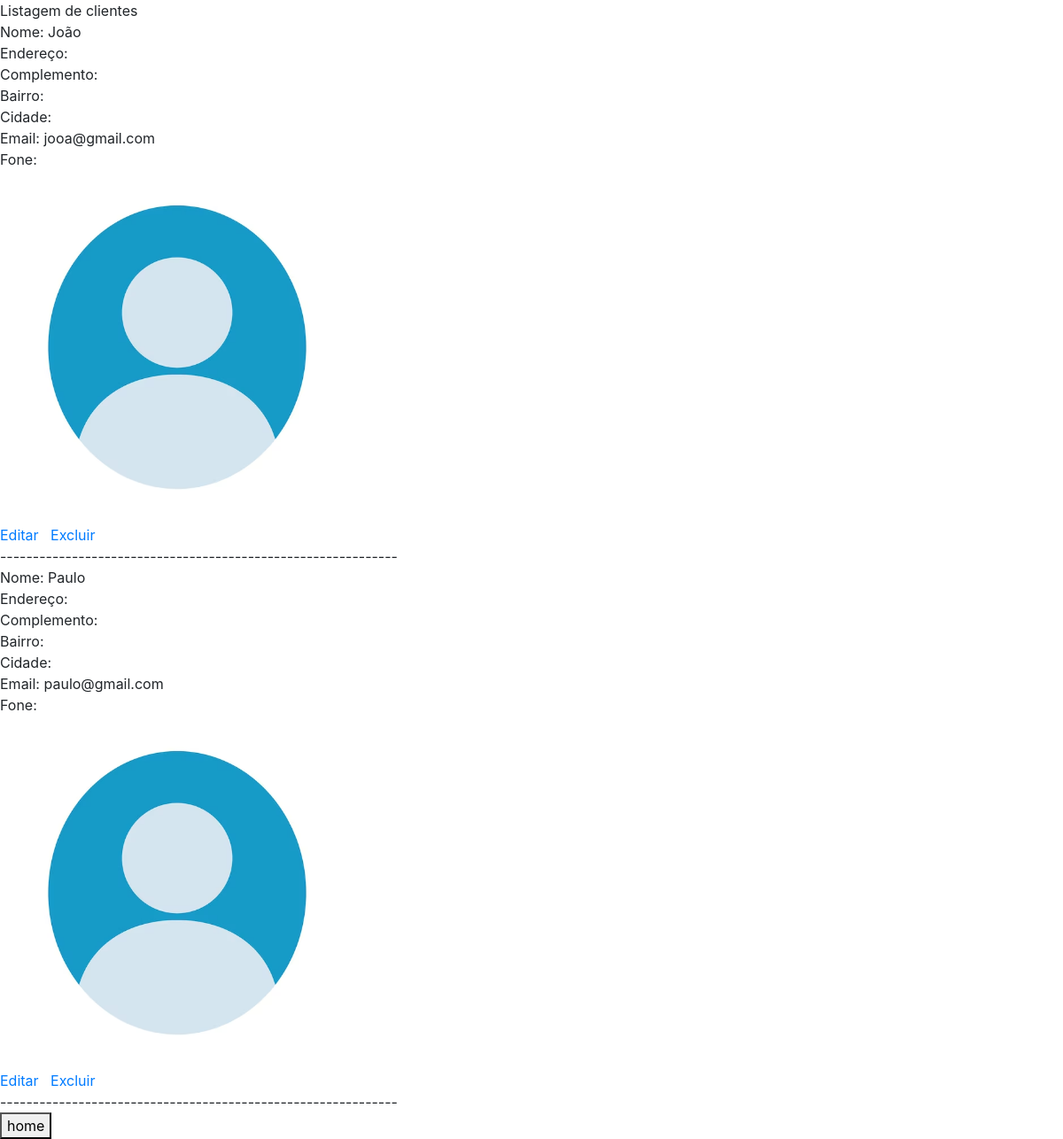
The app's page /listagem_clientes/ (signed in) with its own data.
### core/models.py (models this page shows, shortened)
class Cliente(models.Model):
    nome = models.CharField(max_length=100, verbose_name='Nome')
    endereco = models.CharField(max_length=100, blank=True, null=True, verbose_name='Endereço')
    complemento = models.CharField(max_length=100, blank=True,null=True, verbose_name='Complemento' )
    bairro = models.CharField(max_length=50, blank=True, null=True, verbose_name='Bairro')
    cidade = models.CharField(max_length=100, blank=True, null=True, verbose_name='Cidade')
    email = models.EmailField(verbose_name='E-mail')
    fone = models.CharField(max_length=20, blank=True, null=True, verbose_name='Telefone')
    foto = models.ImageField(upload_to='foto_cliente', blank=True, null=True, verbose_name='')
    class Meta:
        verbose_name_plural = 'Clientes'

### core/views.py (the view)
# urls.py: path('listagem_clientes/', listagem_clientes, name='url_listagem_clientes'),
@login_required()
def listagem_clientes(request):
    dados = Cliente.objects.all()
    contexto = {'dados': dados}
    return render(request, 'core/listagem_clientes.html', contexto)

### core/templates/core/listagem_clientes.html (shortened to what this page needs)
{% extends 'base.html' %}
{% load static %}
{% block main %}
   Listagem de clientes <br>
{% for i in dados %}
   Nome: {% if i.nome %} {{ i.nome }} {% endif %} <br>
   Endereço: {% if i.endereco %} {{ i.endereco }} {% endif %} <br>
   Complemento: {% if i.complemento %} {{ i.complemento }} {% endif %} <br>
   Bairro: {% if i.bairro %} {{ i.bairro }} {% endif %} <br>
   Cidade: {% if i.cidade %} {{ i.cidade }} {% endif %} <br>
   Email: {% if i.email %} {{ i.email }} {% endif %} <br>
   Fone: {% if i.fone %} {{ i.fone }} {% endif %} <br>
   {% if i.foto %}
      <img src={{ i.foto.url }} width="400"> <br>
   {% else %}
      <img src="{% static 'perfil_generico.png'%}" width="400"> <br>
   {% endif %}
   <a href="{% url 'url_atualiza_cliente' i.id %}">Editar</a> &nbsp;
   <a href="{% url 'url_exclui_cliente' i.id %}">Excluir</a>
<br>
   -------------------------------------------------------------<br>
{% endfor %}
   <button onclick="window.location.href='/'">home</button>
{% endblock %}

### records on screen
Cliente: nome "João", email "jooa@gmail.com"
Cliente: nome "Paulo", email "paulo@gmail.com"
